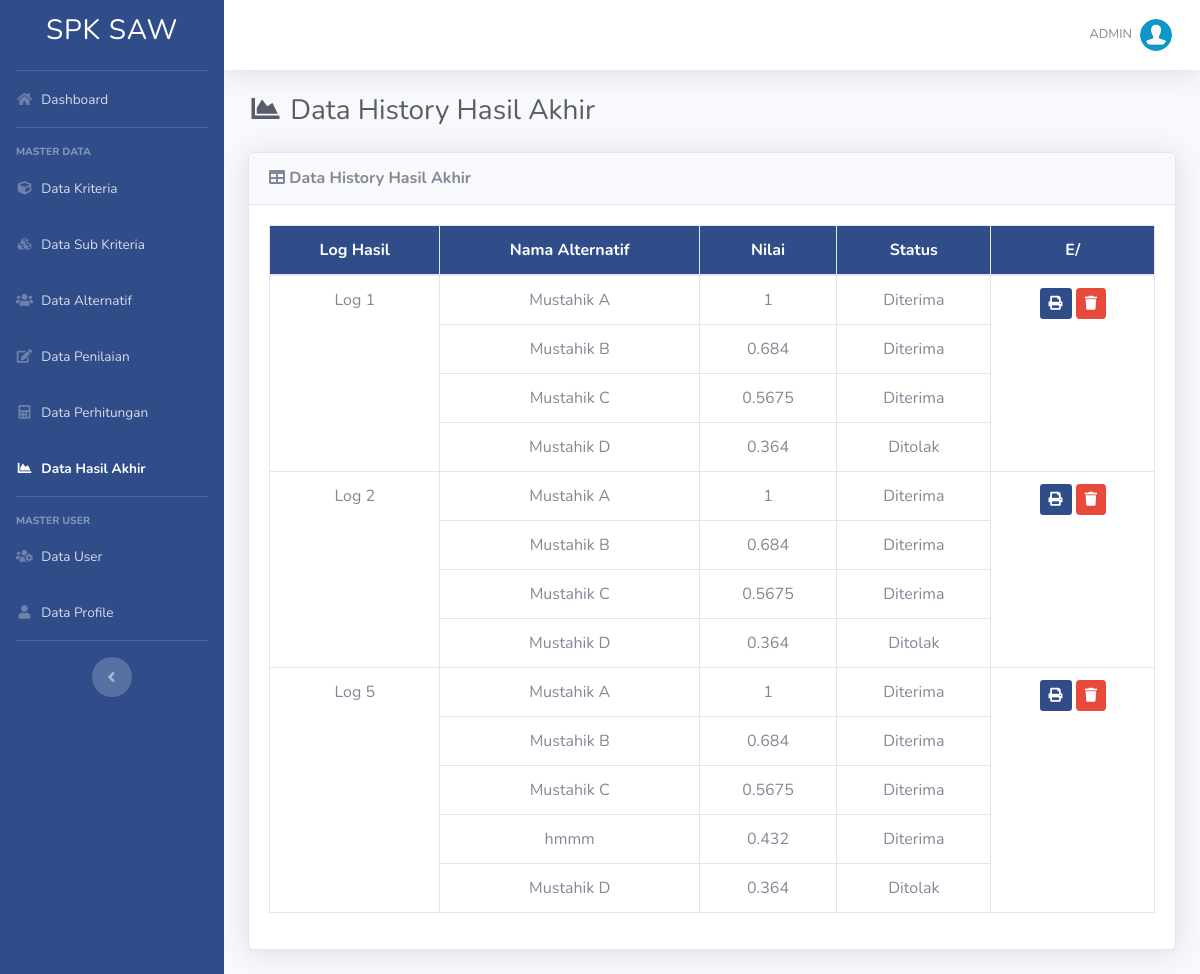
/hasil_log.php (signed in), run on the app's committed database.
### tables this page shows
CREATE TABLE `hasil` (
  `id_hasil` int(11) NOT NULL,
  `log_hasil` int(5) NOT NULL,
  `id_alternatif` int(11) NOT NULL,
  `nilai` float NOT NULL,
  `created_at` datetime NOT NULL,
  `updated_at` datetime NOT NULL,
  `deleted_at` datetime NOT NULL
);

CREATE TABLE `alternatif` (
  `id_alternatif` int(11) NOT NULL,
  `nama` varchar(100) NOT NULL
);

### includes/functions.php (called while the page is built, shortened)
<?php
function get_role()
{
	if (isset($_SESSION['user_id']) && isset($_SESSION['role'])) {
		if ($_SESSION['role'] == '1') {
			return 'admin';
		} else {
			return 'user';
		}
	} else {
		return false;
	}
}

### hasil_log.php (the view, shortened to what this page needs)
<?php
require_once('includes/init.php');
$user_role = get_role();
if($user_role == 'admin' || $user_role == 'user') {
require_once('template/header.php');
?>
<div class="d-sm-flex align-items-center justify-content-between mb-4">
    <h1 class="h3 mb-0 text-gray-800"><i class="fas fa-fw fa-chart-area"></i> Data History Hasil Akhir</h1>
</div>
<div class="card shadow mb-4">
    <div class="card-header py-3">
        <h6 class="m-0 font-weight-bold"><i class="fa fa-table"></i> Data History Hasil Akhir</h6>
    </div>
    <div class="card-body">
		<div class="table-responsive">
			<table class="table table-bordered" width="100%" cellspacing="0">
				<thead class="text-white" style="background: #304d8a;">
					<tr align="center">
						<th>Log Hasil</th>
						<th>Nama Alternatif</th>
						<th>Nilai</th>
						<th>Status</th>
						<th>E/</th>
				</thead>
				<tbody>
					<?php
						$query = mysqli_query($koneksi,"SELECT * FROM hasil JOIN alternatif ON hasil.id_alternatif=alternatif.id_alternatif ORDER BY hasil.nilai DESC");
						$arr = array();
				        while ($row  = mysqli_fetch_object($query)) {
				            $arr[$row->log_hasil][] = $row;
				        }
					?>
			        <?php foreach ($arr as $key => $val) : ?>
			            <?php foreach ($val as $k => $v) : ?>
							<tr align="center">
			                    <?php if ($k == 0) : ?>
			                        <td rowspan="<?php echo count($val) ?>">
			                            <?php echo "Log ".$v->log_hasil ?>
			                        </td>
			                    <?php endif ?>
			                    <td><?php echo $v->nama ?></td>
			                    <td><?php echo $v->nilai ?></td>
								<?php
									if($v->nilai > 0.37) {
										$status = "Diterima";
									}else{
										$status = "Ditolak";
									}
								?>
			                    <td><?php echo $status ?></td>
			                    <?php if ($k == 0) : ?>
			                        <td rowspan="<?php echo count($val) ?>">
			                            <a href="cetak.php?log=<?= $v->log_hasil ?>" class="btn btn-sm" style="background: #304d8a; color:#fff"> <i class="fa fa-print"></i></a>
			                            <a data-toggle="tooltip" data-placement="bottom" title="Hapus Data" href="hapus-log-hasil.php?log=<?= $v->log_hasil ?>" onclick="return confirm ('Apakah anda yakin untuk meghapus data ini')" class="btn btn-danger btn-sm"><i class="fa fa-trash"></i></a>
			                        </td>
			                    <?php endif ?>
			                </tr>
			            <?php endforeach ?>
			        <?php endforeach ?>
				</tbody>
			</table>
		</div>
	</div>
</div>
<?php
require_once('template/footer.php');
}
else {
	header('Location: login.php');
}
?>

### data on the page
hasil: log_hasil "1", id_alternatif.nama "Mustahik A", nilai "1", nilai "Diterima"
hasil: id_alternatif.nama "Mustahik B", nilai "0.684", nilai "Diterima"
hasil: id_alternatif.nama "Mustahik C", nilai "0.5675", nilai "Diterima"
hasil: id_alternatif.nama "Mustahik D", nilai "0.364", nilai "Ditolak"
hasil: log_hasil "2", id_alternatif.nama "Mustahik A", nilai "1", nilai "Diterima"
hasil: id_alternatif.nama "Mustahik B", nilai "0.684", nilai "Diterima"
hasil: id_alternatif.nama "Mustahik C", nilai "0.5675", nilai "Diterima"
hasil: id_alternatif.nama "Mustahik D", nilai "0.364", nilai "Ditolak"
hasil: log_hasil "5", id_alternatif.nama "Mustahik A", nilai "1", nilai "Diterima"
hasil: id_alternatif.nama "Mustahik B", nilai "0.684", nilai "Diterima"
hasil: id_alternatif.nama "Mustahik C", nilai "0.5675", nilai "Diterima"
hasil: id_alternatif.nama "hmmm", nilai "0.432", nilai "Diterima"
hasil: id_alternatif.nama "Mustahik D", nilai "0.364", nilai "Ditolak"

### other printed values
$_SESSION['username'] "ADMIN"
